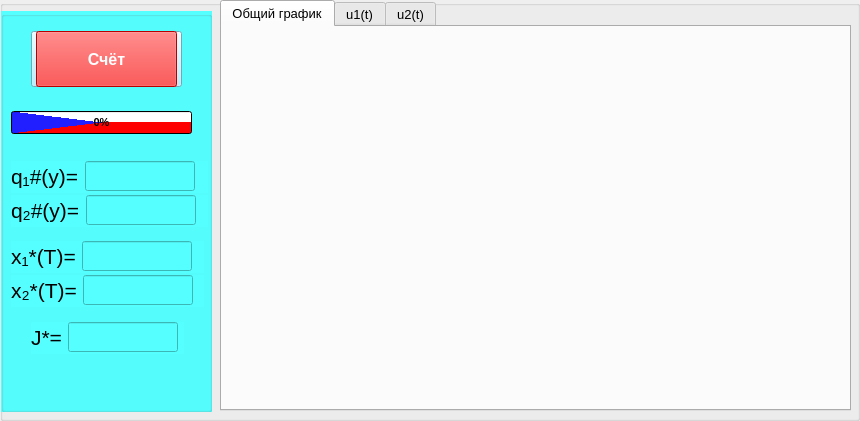
     <widget class="QGroupBox" name="groupBox_solve_and_results">
      <property name="minimumSize">
       <size>
        <width>860</width>
        <height>421</height>
       </size>
      </property>
      <property name="title">
       <string/>
      </property>
      <widget class="QGroupBox" name="groupBox_3">
       <property name="geometry">
        <rect>
         <x>1</x>
         <y>11</y>
         <width>211</width>
         <height>401</height>
        </rect>
       </property>
       <property name="minimumSize">
        <size>
         <width>211</width>
         <height>361</height>
        </size>
       </property>
       <property name="styleSheet">
        <string notr="true">background-color: rgb(85, 255, 255);</string>
       </property>
       <property name="title">
        <string/>
       </property>
       <widget class="QPushButton" name="btn_calculate_plot">
        <property name="geometry">
         <rect>
          <x>35</x>
          <y>20</y>
          <width>141</width>
          <height>56</height>
         </rect>
        </property>
        <property name="font">
         <font>
          <pointsize>12</pointsize>
          <weight>75</weight>
          <bold>true</bold>
         </font>
        </property>
        <property name="cursor">
         <cursorShape>PointingHandCursor</cursorShape>
        </property>
        <property name="styleSheet">
         <string notr="true">background-color: rgb(255, 0, 0);
color: rgb(255, 255, 255);</string>
        </property>
        <property name="text">
         <string>Счёт</string>
        </property>
       </widget>
       <widget class="QProgressBar" name="pbar">
        <property name="geometry">
         <rect>
          <x>10</x>
          <y>100</y>
          <width>181</width>
          <height>23</height>
         </rect>
        </property>
        <property name="font">
         <font>
          <pointsize>8</pointsize>
          <weight>75</weight>
          <bold>true</bold>
          <kerning>true</kerning>
         </font>
        </property>
        <property name="styleSheet">
         <string notr="true">background-color: qconicalgradient(cx:0.5, cy:0.5, angle:0, stop:0 rgba(255, 255, 255, 255), stop:0.373979 rgba(255, 255, 255, 255), stop:0.373991 rgba(33, 30, 255, 255), stop:0.624018 rgba(33, 30, 255, 255), stop:0.624043 rgba(255, 0, 0, 255), stop:1 rgba(255, 0, 0, 255));</string>
        </property>
        <property name="value">
         <number>0</number>
        </property>
        <property name="alignment">
         <set>Qt::AlignCenter</set>
        </property>
        <property name="textVisible">
         <bool>true</bool>
        </property>
        <property name="orientation">
         <enum>Qt::Horizontal</enum>
        </property>
       </widget>
       <widget class="QPushButton" name="btn_cancel_calculate_plot">
        <property name="geometry">
         <rect>
          <x>30</x>
          <y>20</y>
          <width>151</width>
          <height>56</height>
         </rect>
        </property>
        <property name="font">
         <font>
          <pointsize>12</pointsize>
          <weight>75</weight>
          <bold>true</bold>
         </font>
        </property>
        <property name="cursor">
         <cursorShape>PointingHandCursor</cursorShape>
        </property>
        <property name="styleSheet">
         <string notr="true">background-color: rgb(164, 234, 255);</string>
        </property>
        <property name="text">
         <string>Отмена</string>
        </property>
        <property name="flat">
         <bool>false</bool>
        </property>
       </widget>
       <widget class="QWidget" name="layoutWidget">
        <property name="geometry">
         <rect>
          <x>30</x>
          <y>311</y>
          <width>153</width>
          <height>32</height>
         </rect>
        </property>
        <layout class="QFormLayout" name="formLayout_2">
         <item row="0" column="0">
          <widget class="QLabel" name="label_jmin">
           <property name="font">
            <font>
             <pointsize>16</pointsize>
            </font>
           </property>
           <property name="text">
            <string>J*=</string>
           </property>
          </widget>
         </item>
         <item row="0" column="1">
          <widget class="QLineEdit" name="lineEdit_jmin">
           <property name="maximumSize">
            <size>
             <width>110</width>
             <height>30</height>
            </size>
           </property>
           <property name="font">
            <font>
             <pointsize>16</pointsize>
            </font>
           </property>
           <property name="text">
            <string/>
           </property>
          </widget>
         </item>
        </layout>
       </widget>
       <widget class="QWidget" name="layoutWidget">
        <property name="geometry">
         <rect>
          <x>10</x>
          <y>150</y>
          <width>197</width>
          <height>32</height>
         </rect>
        </property>
        <layout class="QFormLayout" name="formLayout_7">
         <item row="0" column="0">
          <widget class="QLabel" name="label_q1y">
           <property name="font">
            <font>
             <pointsize>16</pointsize>
            </font>
           </property>
           <property name="text">
            <string>q₁#(y)=</string>
           </property>
          </widget>
         </item>
         <item row="0" column="1">
          <widget class="QLineEdit" name="lineEdit_q1y">
           <property name="maximumSize">
            <size>
             <width>110</width>
             <height>30</height>
            </size>
           </property>
           <property name="font">
            <font>
             <pointsize>16</pointsize>
            </font>
           </property>
           <property name="text">
            <string/>
           </property>
          </widget>
         </item>
        </layout>
       </widget>
       <widget class="QWidget" name="layoutWidget">
        <property name="geometry">
         <rect>
          <x>10</x>
          <y>184</y>
          <width>197</width>
          <height>32</height>
         </rect>
        </property>
        <layout class="QFormLayout" name="formLayout_8">
         <property name="labelAlignment">
          <set>Qt::AlignLeading|Qt::AlignLeft|Qt::AlignVCenter</set>
         </property>
         <item row="0" column="0">
          <widget class="QLabel" name="label_q2y">
           <property name="font">
            <font>
             <pointsize>16</pointsize>
            </font>
           </property>
           <property name="text">
            <string>q₂#(y)=</string>
           </property>
          </widget>
         </item>
         <item row="0" column="1">
          <widget class="QLineEdit" name="lineEdit_q2y">
           <property name="maximumSize">
            <size>
             <width>110</width>
             <height>30</height>
            </size>
           </property>
           <property name="font">
            <font>
             <pointsize>16</pointsize>
            </font>
           </property>
           <property name="text">
            <string/>
           </property>
          </widget>
         </item>
        </layout>
       </widget>
       <widget class="QWidget" name="layoutWidget">
        <property name="geometry">
         <rect>
          <x>10</x>
          <y>264</y>
          <width>193</width>
          <height>32</height>
         </rect>
        </property>
        <layout class="QFormLayout" name="formLayout_6">
         <item row="0" column="0">
          <widget class="QLabel" name="label_x2T">
           <property name="font">
            <font>
             <pointsize>16</pointsize>
            </font>
           </property>
           <property name="text">
            <string>x₂*(T)=</string>
           </property>
          </widget>
         </item>
         <item row="0" column="1">
          <widget class="QLineEdit" name="lineEdit_x2T">
           <property name="maximumSize">
            <size>
             <width>110</width>
             <height>30</height>
            </size>
           </property>
           <property name="font">
            <font>
             <pointsize>16</pointsize>
            </font>
           </property>
           <property name="text">
            <string/>
           </property>
          </widget>
         </item>
        </layout>
       </widget>
       <widget class="QWidget" name="layoutWidget">
        <property name="geometry">
         <rect>
          <x>10</x>
          <y>230</y>
          <width>193</width>
          <height>32</height>
         </rect>
        </property>
        <layout class="QFormLayout" name="formLayout_5">
         <item row="0" column="0">
          <widget class="QLabel" name="label_x1T">
           <property name="font">
            <font>
             <pointsize>16</pointsize>
            </font>
           </property>
           <property name="text">
            <string>x₁*(T)=</string>
           </property>
          </widget>
         </item>
         <item row="0" column="1">
          <widget class="QLineEdit" name="lineEdit_x1T">
           <property name="maximumSize">
            <size>
             <width>110</width>
             <height>30</height>
            </size>
           </property>
           <property name="font">
            <font>
             <pointsize>16</pointsize>
            </font>
           </property>
           <property name="text">
            <string/>
           </property>
           <property name="alignment">
            <set>Qt::AlignLeading|Qt::AlignLeft|Qt::AlignVCenter</set>
           </property>
           <property name="dragEnabled">
            <bool>true</bool>
           </property>
           <property name="cursorMoveStyle">
            <enum>Qt::LogicalMoveStyle</enum>
           </property>
          </widget>
         </item>
        </layout>
       </widget>
       <zorder>splitter</zorder>
       <zorder>splitter_2</zorder>
       <zorder>layoutWidget</zorder>
       <zorder>btn_cancel_calculate_plot</zorder>
       <zorder>btn_calculate_plot</zorder>
       <zorder>pbar</zorder>
      </widget>
      <widget class="QTabWidget" name="tabWidget_plots">
       <property name="geometry">
        <rect>
         <x>220</x>
         <y>0</y>
         <width>631</width>
         <height>411</height>
        </rect>
       </property>
       <property name="minimumSize">
        <size>
         <width>606</width>
         <height>411</height>
        </size>
       </property>
       <property name="font">
        <font>
         <pointsize>10</pointsize>
        </font>
       </property>
       <property name="currentIndex">
        <number>0</number>
       </property>
       <widget class="QWidget" name="tab">
        <attribute name="title">
         <string>Общий график</string>
        </attribute>
        <widget class="MplWidget" name="MplWidget" native="true">
         <property name="geometry">
          <rect>
           <x>9</x>
           <y>10</y>
           <width>601</width>
           <height>360</height>
          </rect>
         </property>
         <property name="acceptDrops">
          <bool>false</bool>
         </property>
        </widget>
       </widget>
       <widget class="QWidget" name="tab_2">
        <attribute name="title">
         <string>u1(t)</string>
        </attribute>
        <widget class="MplWidget" name="MplWidget_u1" native="true">
         <property name="geometry">
          <rect>
           <x>30</x>
           <y>10</y>
           <width>530</width>
           <height>360</height>
          </rect>
         </property>
         <property name="acceptDrops">
          <bool>false</bool>
         </property>
        </widget>
       </widget>
       <widget class="QWidget" name="tab_3">
        <attribute name="title">
         <string>u2(t)</string>
        </attribute>
        <widget class="MplWidget" name="MplWidget_u2" native="true">
         <property name="geometry">
          <rect>
           <x>30</x>
           <y>10</y>
           <width>530</width>
           <height>360</height>
          </rect>
         </property>
         <property name="acceptDrops">
          <bool>false</bool>
         </property>
        </widget>
       </widget>
      </widget>
     </widget>
